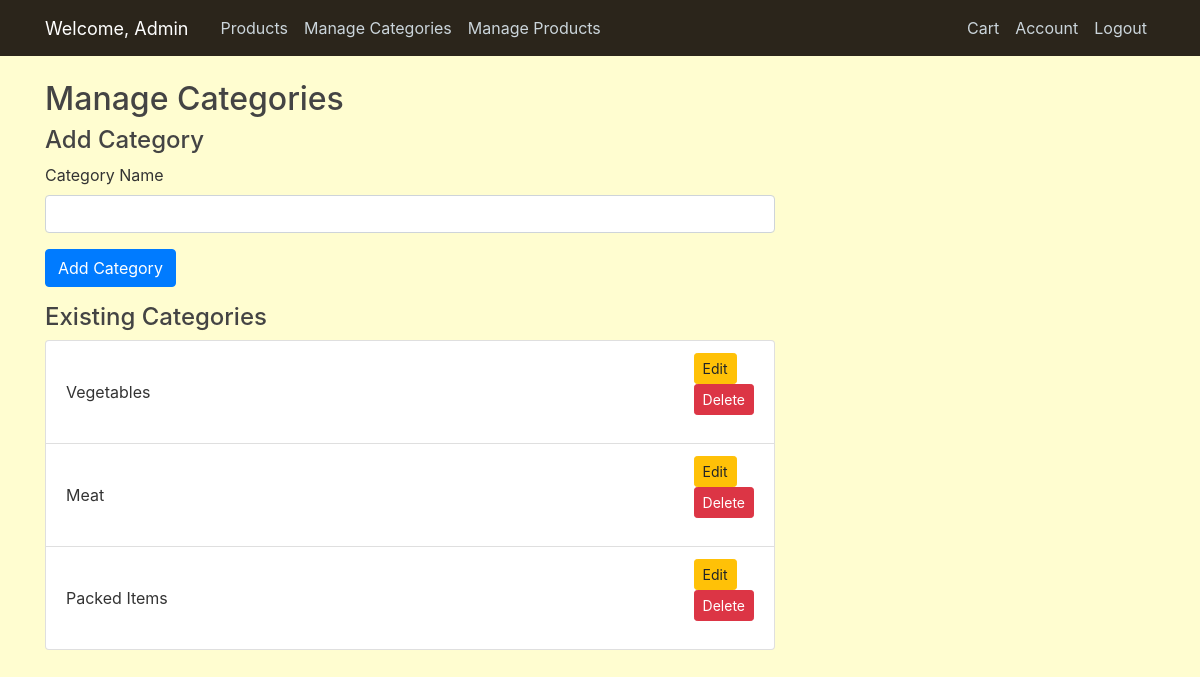
The app's page /manage_categories (signed in) with its own data.
### GroceryStore/models.py (models this page shows, shortened)
class User(db.Model, UserMixin):
    id = db.Column(db.Integer, primary_key=True)
    username = db.Column(db.String(20), unique=True, nullable=False)
    email = db.Column(db.String(120), unique=True, nullable=False)
    image_file = db.Column(db.String(20), nullable=False, default='default.jpg')
    password = db.Column(db.String(20), nullable=False)
    is_admin = db.Column(db.Boolean, default=False)
    purchases = db.relationship('Product', secondary=purchases, backref='buyers', lazy='dynamic')

class Category(db.Model):
    id = db.Column(db.Integer, primary_key=True)
    name = db.Column(db.String(50), unique=True, nullable=False)

### GroceryStore/routes.py (the view)
@app.route("/manage_categories", methods=['GET', 'POST'])
@login_required
def manage_categories():
    if not current_user.is_admin:
        flash("You don't have permission to access this page.", 'danger')
        return redirect(url_for('login'))
    form = CategoryForm()
    if form.validate_on_submit():
        new_category = Category(name=form.name.data)
        db.session.add(new_category)
        db.session.commit()
        flash('Category added successfully!', 'success')
        return redirect(url_for('manage_categories'))
    categories = Category.query.all()
    return render_template("categories.html", form=form, categories=categories, title='Manage Categories')

### GroceryStore/forms.py
class CategoryForm(FlaskForm):
    name = StringField('Category Name', validators=[DataRequired(), Length(max=50)])
    submit = SubmitField('Submit')

### GroceryStore/models.py (called while the page is built)
@login_manager.user_loader
def load_user(user_id):
    return User.query.get(int(user_id))

### GroceryStore/templates/categories.html (shortened to what this page needs)
{% extends "layout.html" %}
{% block content %}
  <h2>Manage Categories</h2>
  <h4>Add Category</h4>
  <form method="POST" action="{{ url_for('add_category') }}">
    <div class="form-group">
      {{ form.name.label }}
      {{ form.name(class="form-control") }}
    </div>
    <button type="submit" class="btn btn-primary">Add Category</button>
  </form>
  <h4>Existing Categories</h4>
  <ul class="list-group">
    {% for category in categories %}
      <li class="list-group-item d-flex justify-content-between align-items-center">
        {{ category.name }}
        <div>
          <a href="{{ url_for('edit_category', category_id=category.id) }}" class="btn btn-sm btn-warning">Edit</a>
          <form method="POST" action="{{ url_for('delete_category', category_id=category.id) }}">
            <button type="submit" class="btn btn-sm btn-danger">Delete</button>
          </form>
        </div>
      </li>
    {% endfor %}
  </ul>
{% endblock %}

### GroceryStore/templates/layout.html (shortened to what this page needs)
<html>
    <head>
        <link rel="stylesheet" href="https://cdn.jsdelivr.net/npm/bootstrap@4.0.0/dist/css/bootstrap.min.css">
        <link rel="stylesheet" type="text/css" href="{{ url_for('static', filename='main.css') }}">
    </head>
    <body>
        <header class="site-header">
          <nav class="navbar navbar-expand-md navbar-dark bg-steel fixed-top">
            <div class="container">
              <a class="navbar-brand mr-4" style="color: #ffffff; font-size: 18px;">Welcome, {{ current_user.username }}</a>
                <div class="collapse navbar-collapse" id="navbarToggle">
                  <div class="navbar-nav mr-auto">
                      {% if current_user.is_authenticated %}
                      <a class="nav-item nav-link mx-auto" href="/user_products">Products</a>
                          {% if current_user.is_admin %}
                              <a class="nav-item nav-link" href="{{ url_for('manage_categories') }}">Manage Categories</a>
                              <a class="nav-item nav-link" href="{{ url_for('manage_products') }}">Manage Products</a>
                          {% else %}
                              <a class="nav-item nav-link" href="{{ url_for('search') }}">Search</a>
                          {% endif %}
                      {% endif %}
                  </div>
                  <div class="navbar-nav">
                      {% if current_user.is_authenticated %}
                          <a class="nav-item nav-link" href="{{ url_for('cart') }}">Cart</a>
                          <a class="nav-item nav-link" href="{{ url_for('account') }}">Account</a>
                          <a class="nav-item nav-link" href="{{ url_for('logout') }}">Logout</a>
                      {% else %}
                          <a class="nav-item nav-link" href="{{ url_for('login') }}">Login</a>
                          <a class="nav-item nav-link" href="{{ url_for('register') }}">Register</a>
                      {% endif %}
                  </div>
              </div>
            </div>
          </nav>
        </header>
        <main role="main" class="container">
            <div class="row">
              <div class="col-md-8">
                {% block content %}{% endblock %}
              </div>
            </div>
        </main>
    </body>
</html>

### GroceryStore/static/main.css (style rules this page uses)
body { background: #fffdd0; color: #333333; margin-top: 5rem; }
h1, h2, h3, h4, h5, h6 { color: #444444; }
.bg-steel { background-color: #5f788a; }
.site-header .navbar-nav .nav-link { color: #cbd5db; }
.navbar { background: #2b251b; }

### records on screen
User: username "Admin"
Category: name "Vegetables"
Category: name "Meat"
Category: name "Packed Items"
